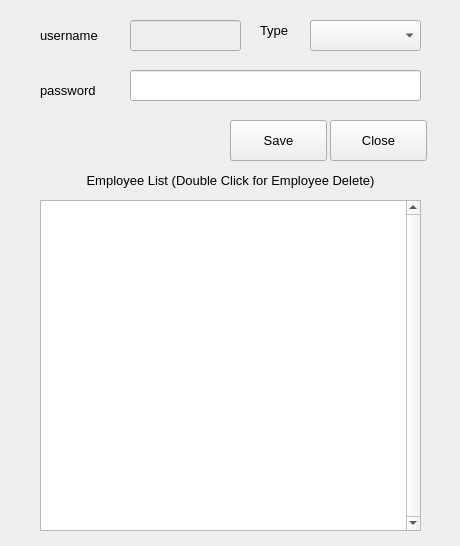
<?xml version="1.0" encoding="UTF-8"?>
<ui version="4.0">
 <class>Form</class>
 <widget class="QWidget" name="Form">
  <property name="geometry">
   <rect>
    <x>0</x>
    <y>0</y>
    <width>460</width>
    <height>546</height>
   </rect>
  </property>
  <property name="windowTitle">
   <string>Employee Form: update</string>
  </property>
  <widget class="QLabel" name="ulabel">
   <property name="geometry">
    <rect>
     <x>40</x>
     <y>25</y>
     <width>81</width>
     <height>20</height>
    </rect>
   </property>
   <property name="font">
    <font>
     <family>Microsoft Sans Serif</family>
     <pointsize>10</pointsize>
     <weight>50</weight>
     <bold>false</bold>
    </font>
   </property>
   <property name="text">
    <string>username</string>
   </property>
  </widget>
  <widget class="QLabel" name="tlabel">
   <property name="geometry">
    <rect>
     <x>260</x>
     <y>20</y>
     <width>37</width>
     <height>20</height>
    </rect>
   </property>
   <property name="font">
    <font>
     <family>Microsoft Sans Serif</family>
     <pointsize>10</pointsize>
     <weight>50</weight>
     <bold>false</bold>
    </font>
   </property>
   <property name="text">
    <string>Type</string>
   </property>
  </widget>
  <widget class="QComboBox" name="tcombo">
   <property name="geometry">
    <rect>
     <x>310</x>
     <y>20</y>
     <width>111</width>
     <height>31</height>
    </rect>
   </property>
   <property name="font">
    <font>
     <family>Microsoft Sans Serif</family>
     <pointsize>10</pointsize>
     <weight>50</weight>
     <bold>false</bold>
    </font>
   </property>
  </widget>
  <widget class="QLabel" name="emplabel">
   <property name="geometry">
    <rect>
     <x>40</x>
     <y>160</y>
     <width>381</width>
     <height>41</height>
    </rect>
   </property>
   <property name="font">
    <font>
     <family>Microsoft Sans Serif</family>
     <pointsize>10</pointsize>
     <weight>50</weight>
     <bold>false</bold>
    </font>
   </property>
   <property name="text">
    <string>Employee List (Double Click for Employee Delete)</string>
   </property>
   <property name="alignment">
    <set>Qt::AlignCenter</set>
   </property>
  </widget>
  <widget class="QListWidget" name="datalist">
   <property name="geometry">
    <rect>
     <x>40</x>
     <y>200</y>
     <width>381</width>
     <height>331</height>
    </rect>
   </property>
   <property name="font">
    <font>
     <family>Microsoft Sans Serif</family>
     <pointsize>10</pointsize>
     <weight>50</weight>
     <bold>false</bold>
    </font>
   </property>
   <property name="verticalScrollBarPolicy">
    <enum>Qt::ScrollBarAlwaysOn</enum>
   </property>
  </widget>
  <widget class="QLineEdit" name="ptext">
   <property name="geometry">
    <rect>
     <x>130</x>
     <y>70</y>
     <width>291</width>
     <height>31</height>
    </rect>
   </property>
   <property name="font">
    <font>
     <family>Microsoft Sans Serif</family>
     <pointsize>10</pointsize>
    </font>
   </property>
  </widget>
  <widget class="QPushButton" name="savebutton">
   <property name="geometry">
    <rect>
     <x>230</x>
     <y>120</y>
     <width>97</width>
     <height>41</height>
    </rect>
   </property>
   <property name="font">
    <font>
     <family>Microsoft Sans Serif</family>
     <pointsize>10</pointsize>
     <weight>50</weight>
     <bold>false</bold>
    </font>
   </property>
   <property name="text">
    <string>Save</string>
   </property>
   <property name="icon">
    <iconset>
     <normaloff>pic/save.png</normaloff>pic/save.png</iconset>
   </property>
   <property name="iconSize">
    <size>
     <width>16</width>
     <height>16</height>
    </size>
   </property>
   <property name="shortcut">
    <string>Enter</string>
   </property>
  </widget>
  <widget class="QLabel" name="plabel">
   <property name="geometry">
    <rect>
     <x>40</x>
     <y>80</y>
     <width>81</width>
     <height>20</height>
    </rect>
   </property>
   <property name="font">
    <font>
     <family>Microsoft Sans Serif</family>
     <pointsize>10</pointsize>
     <weight>50</weight>
     <bold>false</bold>
    </font>
   </property>
   <property name="text">
    <string>password</string>
   </property>
  </widget>
  <widget class="QPushButton" name="closebutton">
   <property name="geometry">
    <rect>
     <x>330</x>
     <y>120</y>
     <width>97</width>
     <height>41</height>
    </rect>
   </property>
   <property name="font">
    <font>
     <family>Microsoft Sans Serif</family>
     <pointsize>10</pointsize>
     <weight>50</weight>
     <bold>false</bold>
    </font>
   </property>
   <property name="text">
    <string>Close</string>
   </property>
   <property name="icon">
    <iconset>
     <normaloff>pic/exit.png</normaloff>pic/exit.png</iconset>
   </property>
   <property name="iconSize">
    <size>
     <width>16</width>
     <height>16</height>
    </size>
   </property>
  </widget>
  <widget class="QLineEdit" name="utext">
   <property name="enabled">
    <bool>false</bool>
   </property>
   <property name="geometry">
    <rect>
     <x>130</x>
     <y>20</y>
     <width>111</width>
     <height>31</height>
    </rect>
   </property>
   <property name="font">
    <font>
     <family>Microsoft Sans Serif</family>
     <pointsize>10</pointsize>
    </font>
   </property>
  </widget>
 </widget>
 <resources/>
 <connections/>
</ui>
